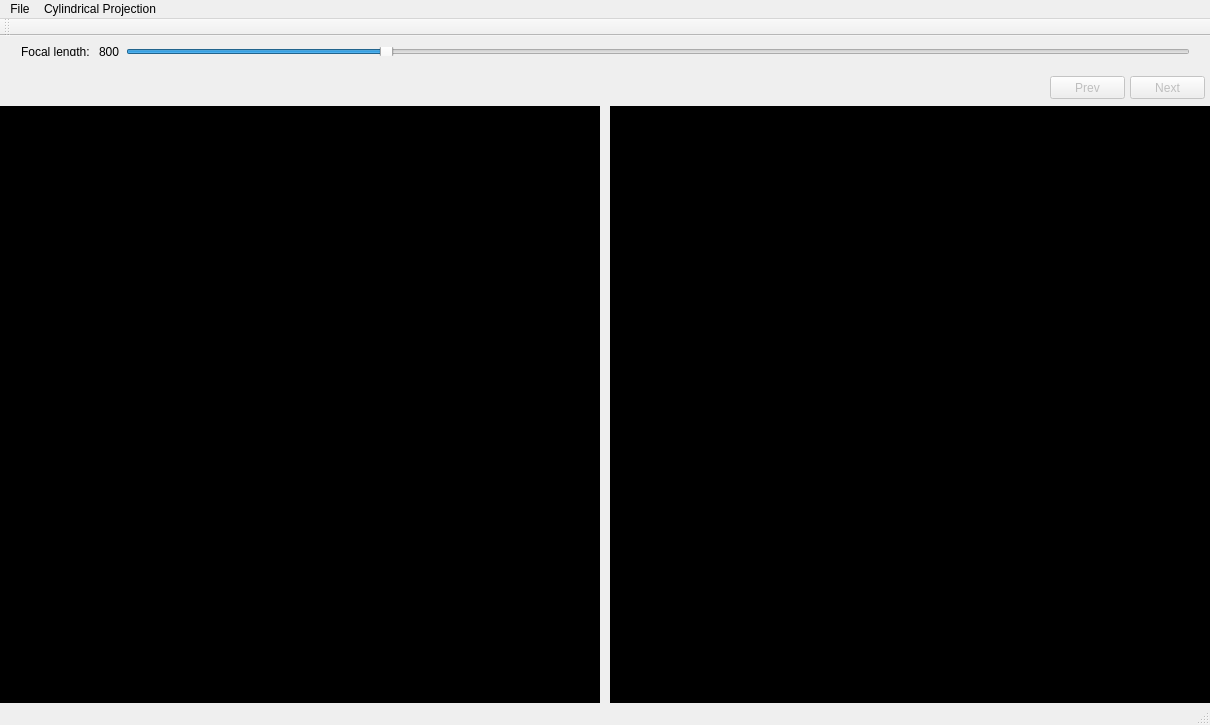
<?xml version="1.0" encoding="UTF-8"?>
<ui version="4.0">
 <class>panorama_stitchingClass</class>
 <widget class="QMainWindow" name="panorama_stitchingClass">
  <property name="geometry">
   <rect>
    <x>0</x>
    <y>0</y>
    <width>1210</width>
    <height>725</height>
   </rect>
  </property>
  <property name="windowTitle">
   <string>panorama_stitching</string>
  </property>
  <widget class="QWidget" name="centralWidget">
   <widget class="QLabel" name="label">
    <property name="geometry">
     <rect>
      <x>0</x>
      <y>70</y>
      <width>600</width>
      <height>600</height>
     </rect>
    </property>
    <property name="styleSheet">
     <string notr="true">background-color:rgb(0, 0, 0)</string>
    </property>
    <property name="text">
     <string>TextLabel</string>
    </property>
   </widget>
   <widget class="QLabel" name="label_2">
    <property name="geometry">
     <rect>
      <x>610</x>
      <y>70</y>
      <width>600</width>
      <height>600</height>
     </rect>
    </property>
    <property name="styleSheet">
     <string notr="true">background-color:rgb(0, 0, 0)</string>
    </property>
    <property name="text">
     <string>TextLabel</string>
    </property>
   </widget>
   <widget class="QWidget" name="horizontalLayoutWidget">
    <property name="geometry">
     <rect>
      <x>10</x>
      <y>0</y>
      <width>1191</width>
      <height>31</height>
     </rect>
    </property>
    <layout class="QHBoxLayout" name="horizontalLayout">
     <item>
      <widget class="QLabel" name="label_4">
       <property name="text">
        <string>Focal length: </string>
       </property>
      </widget>
     </item>
     <item>
      <widget class="QLabel" name="label_3">
       <property name="text">
        <string>800</string>
       </property>
      </widget>
     </item>
     <item>
      <widget class="QSlider" name="horizontalSlider">
       <property name="minimum">
        <number>100</number>
       </property>
       <property name="maximum">
        <number>3000</number>
       </property>
       <property name="singleStep">
        <number>100</number>
       </property>
       <property name="pageStep">
        <number>500</number>
       </property>
       <property name="value">
        <number>800</number>
       </property>
       <property name="orientation">
        <enum>Qt::Horizontal</enum>
       </property>
       <property name="tickInterval">
        <number>100</number>
       </property>
      </widget>
     </item>
    </layout>
   </widget>
   <widget class="QLabel" name="label_img_name">
    <property name="geometry">
     <rect>
      <x>10</x>
      <y>40</y>
      <width>1031</width>
      <height>16</height>
     </rect>
    </property>
    <property name="text">
     <string/>
    </property>
   </widget>
   <widget class="QPushButton" name="pushButton_next">
    <property name="enabled">
     <bool>false</bool>
    </property>
    <property name="geometry">
     <rect>
      <x>1130</x>
      <y>40</y>
      <width>75</width>
      <height>23</height>
     </rect>
    </property>
    <property name="text">
     <string>Next</string>
    </property>
   </widget>
   <widget class="QPushButton" name="pushButton_prev">
    <property name="enabled">
     <bool>false</bool>
    </property>
    <property name="geometry">
     <rect>
      <x>1050</x>
      <y>40</y>
      <width>75</width>
      <height>23</height>
     </rect>
    </property>
    <property name="text">
     <string>Prev</string>
    </property>
   </widget>
  </widget>
  <widget class="QMenuBar" name="menuBar">
   <property name="geometry">
    <rect>
     <x>0</x>
     <y>0</y>
     <width>1210</width>
     <height>21</height>
    </rect>
   </property>
   <widget class="QMenu" name="menuFile">
    <property name="title">
     <string>File</string>
    </property>
    <addaction name="actionOpen"/>
   </widget>
   <widget class="QMenu" name="menumenuCylindrical_Projection">
    <property name="title">
     <string>Cylindrical Projection</string>
    </property>
    <addaction name="actionDisable_Y_axis"/>
    <addaction name="actionAble_Y_axis"/>
   </widget>
   <addaction name="menuFile"/>
   <addaction name="menumenuCylindrical_Projection"/>
  </widget>
  <widget class="QToolBar" name="mainToolBar">
   <attribute name="toolBarArea">
    <enum>TopToolBarArea</enum>
   </attribute>
   <attribute name="toolBarBreak">
    <bool>false</bool>
   </attribute>
  </widget>
  <widget class="QStatusBar" name="statusBar"/>
  <action name="actionOpen">
   <property name="text">
    <string>Open</string>
   </property>
  </action>
  <action name="actionPrev">
   <property name="text">
    <string>Prev</string>
   </property>
  </action>
  <action name="actionNext">
   <property name="text">
    <string>Next</string>
   </property>
  </action>
  <action name="actionCylindrical_Projection_v1">
   <property name="text">
    <string>Cylindrical Projection v1</string>
   </property>
  </action>
  <action name="actionCylindrical_Projection_v2">
   <property name="text">
    <string>Cylindrical Projection v2</string>
   </property>
  </action>
  <action name="actionDisable_Y_axis">
   <property name="text">
    <string>ignore Y axis</string>
   </property>
  </action>
  <action name="actionAble_Y_axis">
   <property name="text">
    <string>normal projection</string>
   </property>
  </action>
 </widget>
 <layoutdefault spacing="6" margin="11"/>
 <resources>
  <include location="panorama_stitching.qrc"/>
 </resources>
 <connections/>
</ui>
